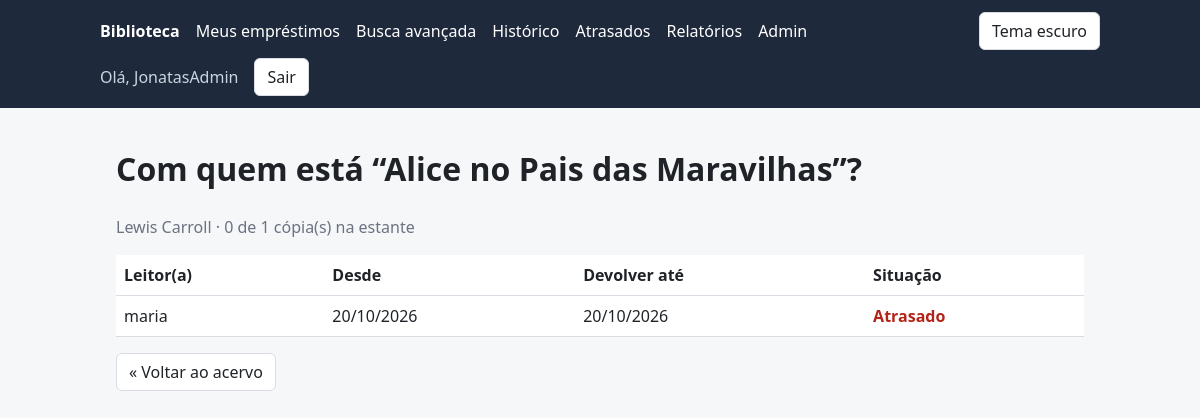
/equipe/livros/2/leitores/ (signed in), run on an earlier commit of the app's database.
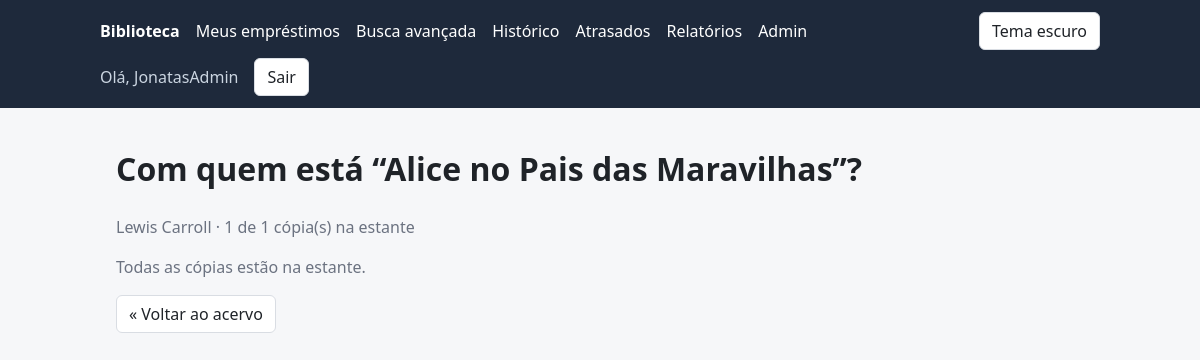
And on a later commit of the database.
### catalog/models.py (models this page shows, shortened)
class Book(models.Model):
    title = models.CharField("Título", max_length=255)  # texto curto, até 255 caracteres
    author = models.CharField("Autor(a)", max_length=255)
    isbn = models.CharField("ISBN", max_length=13, unique=True)  # unique: o banco não aceita ISBN repetido
    copies_total = models.PositiveIntegerField("Cópias totais", default=1)  # inteiro >= 0; vale 1 se ninguém informar
    image = models.ImageField("Capa", upload_to="book_covers/", blank=True, null=True)
    category = models.ForeignKey(
        Category,
        on_delete=models.SET_NULL,
        null=True,
        blank=True,
        related_name="books",  # permite fazer categoria.books.all()
        verbose_name="Categoria",
    )
    language = models.CharField("Idioma", max_length=50, blank=True)
    publisher = models.CharField("Editora", max_length=150, blank=True)
    edition_year = models.PositiveSmallIntegerField("Ano de edição", null=True, blank=True)
    created_at = models.DateTimeField("Cadastrado em", auto_now_add=True)  # preenchido sozinho na criação
    class Meta:
        ordering = ["title"]  # ordem padrão das consultas: alfabética pelo título
        verbose_name = "Livro"  # nome no singular, usado pelo Admin
        verbose_name_plural = "Livros"  # nome no plural, usado pelo Admin
    @property
    def copies_available(self):
        active_loans = self.loans.filter(returned_at__isnull=True).count()
        return max(self.copies_total - active_loans, 0)

class Loan(models.Model):
    book = models.ForeignKey(
        Book, on_delete=models.CASCADE, related_name="loans", verbose_name="Livro"
    )
    user = models.ForeignKey(
        settings.AUTH_USER_MODEL,
        on_delete=models.CASCADE,
        related_name="loans",  # permite fazer user.loans.all()
        verbose_name="Usuário",
    )
    borrowed_at = models.DateTimeField("Emprestado em", auto_now_add=True)  # data e hora do empréstimo
    due_date = models.DateField("Devolver até")  # só a data do prazo, sem hora
    returned_at = models.DateTimeField("Devolvido em", null=True, blank=True)
    class Meta:
        ordering = ["-borrowed_at"]  # o sinal de menos inverte a ordem: mais recentes primeiro
        verbose_name = "Empréstimo"
        verbose_name_plural = "Empréstimos"
    @property
    def is_active(self):
        return self.returned_at is None
    @property
    def is_overdue(self):
        return self.is_active and timezone.localdate() > self.due_date

### catalog/views.py (the view)
# urls.py: path("equipe/livros/<int:book_id>/leitores/", views.book_borrowers, name="book_borrowers"),
@staff_required
def book_borrowers(request, book_id):
    book = get_object_or_404(Book, pk=book_id)
    loans = book.loans.filter(returned_at__isnull=True).select_related("user")
    return render(request, "catalog/book_borrowers.html", {"book": book, "loans": loans})

### catalog/views.py (called while the page is built)
def staff_required(view):
    @wraps(view)  # mantém o nome e a documentação da view original
    @login_required  # primeiro exige login
    def wrapper(request, *args, **kwargs):
        if not request.user.is_staff:
            raise PermissionDenied
        return view(request, *args, **kwargs)
    return wrapper  # a função "embrulhada" passa a ocupar o lugar da view

### templates/catalog/book_borrowers.html (shortened to what this page needs)
{% extends "base.html" %}
{% block content %}
  <h1>Com quem está “{{ book.title }}”?</h1>
  <p class="muted">{{ book.author }} · {{ book.copies_available }} de {{ book.copies_total }} cópia(s) na estante</p>
  {% if loans %}
    <div class="table-wrap">
      <table>
        <thead>
          <tr>
            <th>Leitor(a)</th>
            <th>Desde</th>
            <th>Devolver até</th>
            <th>Situação</th>
          </tr>
        </thead>
        <tbody>
          {% for loan in loans %}
            <tr>
              <td>{{ loan.user.username }}</td>
              <td>{{ loan.borrowed_at|date:"d/m/Y" }}</td>
              <td>{{ loan.due_date|date:"d/m/Y" }}</td>
              <td>
                {% if loan.is_overdue %}
                  <strong class="danger">Atrasado</strong>
                {% else %}
                  <span class="success">Em dia</span>
                {% endif %}
              </td>
            </tr>
          {% endfor %}
        </tbody>
      </table>
    </div>
  {% else %}
    <p class="muted">Todas as cópias estão na estante.</p>
  {% endif %}
  <p><a class="btn" href="{% url 'catalog:book_list' %}">« Voltar ao acervo</a></p>
{% endblock %}

What changed in the data, as far as the page shows it:
no longer on this page (row edited): Loan: user.username "maria", borrowed_at "20/10/2026", due_date "20/10/2026", shows "Atrasado"
computed for Book "Alice no Pais das Maravilhas": copies_available "0" → "1"
Also different on the page:
text no longer shown: "Leitor(a) Desde Devolver até Situação"
text now shown: "Todas as cópias estão na estante."
